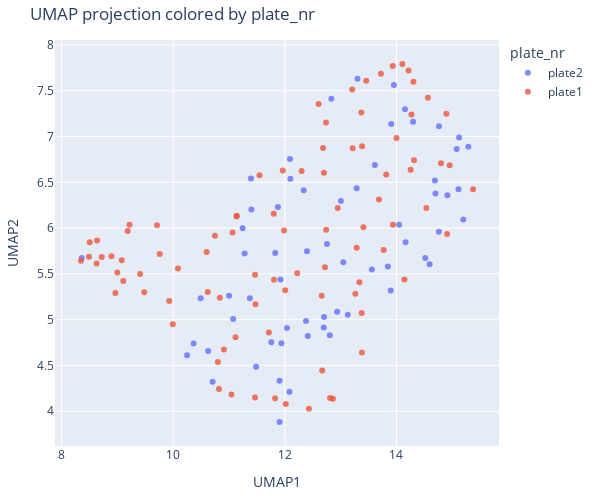

Here is the notebook cell this chart was saved with:
### Code cell
msp.plot_umap(proteome_imputed, color_by = "plate_nr")
